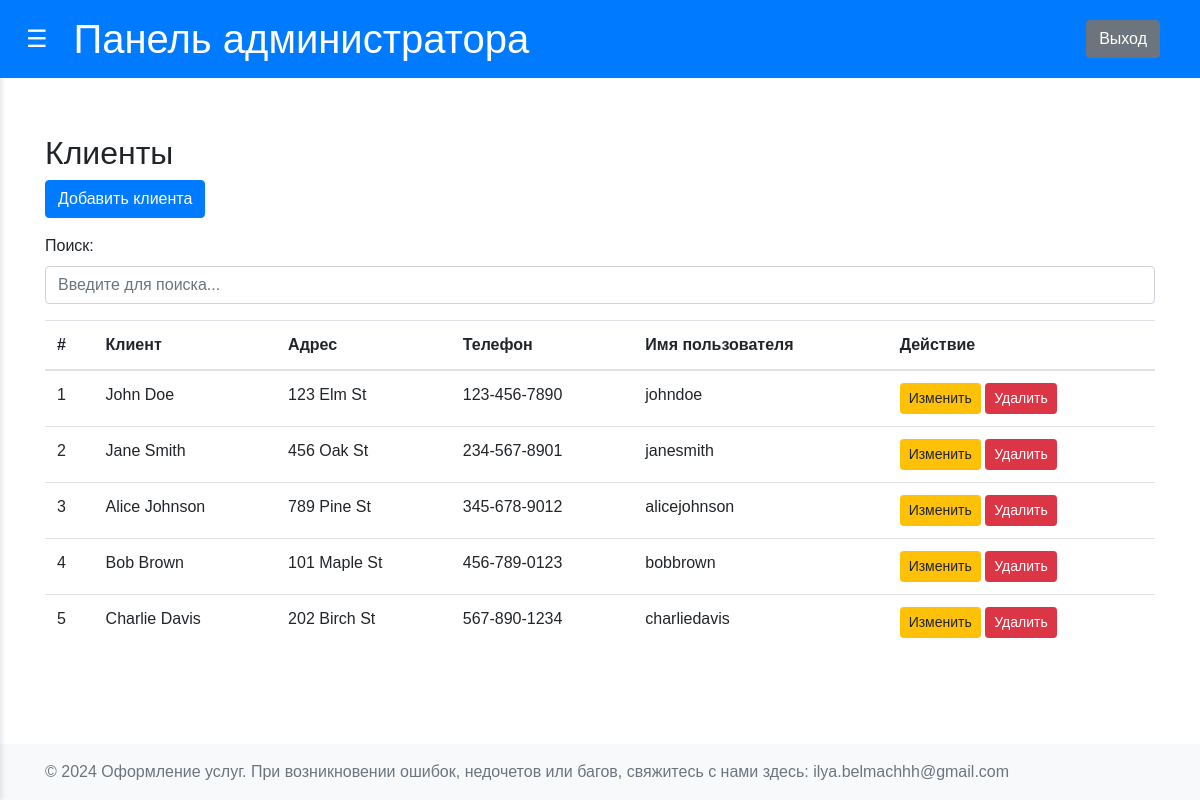
Page /admin/clients (signed in) on the earlier database version.
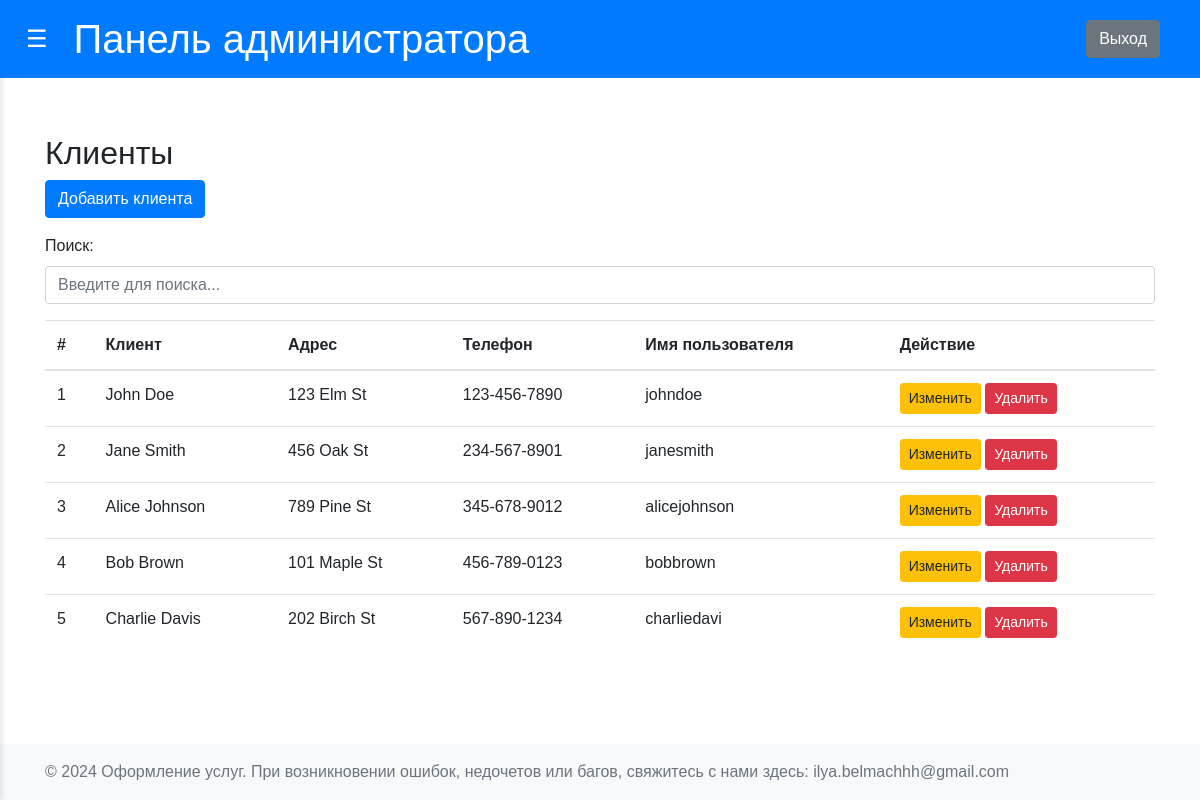
Same page on the later database version.
### app/models.py (models this page shows, shortened)
class Clients(db.Model):
    __tablename__ = 'Clients'
    id = db.Column(db.Integer, primary_key=True)
    full_name = db.Column(db.String(150), nullable=False)
    address = db.Column(db.String(250), nullable=False)
    telephone = db.Column(db.String(50), unique=True, nullable=False)
    login = db.Column(db.String(150), unique=True, nullable=False)
    password = db.Column(db.String(150), nullable=False)

### app/admin/routs.py (the view)
@admin.route('/admin/clients')
def manage_clients():
    if session.get('role') != 'admin':
        return redirect(url_for('users.login'))
    clients = Clients.query.all()
    return render_template('admin/manage_clients.html', clients=clients)

### app/templates/admin/manage_clients.html
{% extends 'admin/dashboard_admin_base.html' %}
{% block content %}
<div class="container mt-4">
    <h2>Клиенты</h2>
    <a href="{{ url_for('admin.add_client') }}" class="btn btn-primary mb-3">Добавить клиента</a>
    <div class="mb-3">
        <label for="searchInput" class="form-label">Поиск:</label>
        <input type="text" id="searchInput" class="form-control" placeholder="Введите для поиска...">
    </div>
    <table class="table">
        <thead>
            <tr>
                <th>#</th>
                <th>Клиент</th>
                <th>Адрес</th>
                <th>Телефон</th>
                <th>Имя пользователя</th>
                <th>Действие</th>
            </tr>
        </thead>
        <tbody>
            {% for client in clients %}
            <tr>
                <td>{{ client.id }}</td>
                <td>{{ client.full_name }}</td>
                <td>{{ client.address }}</td>
                <td>{{ client.telephone }}</td>
                <td>{{ client.login }}</td>
                <td>
                    <a href="{{ url_for('admin.edit_client', id=client.id) }}" class="btn btn-warning btn-sm">Изменить</a>
                    <a href="{{ url_for('admin.delete_client', id=client.id) }}" class="btn btn-danger btn-sm" onclick="return confirm('Вы точно хотите удалить клиента?');">Удалить</a>
                </td>
            </tr>
            {% endfor %}
        </tbody>
    </table>
</div>
{% endblock %}

Differences in the rows shown:
changed Clients "Charlie Davis": login "charliedavis" → "charliedavi"
